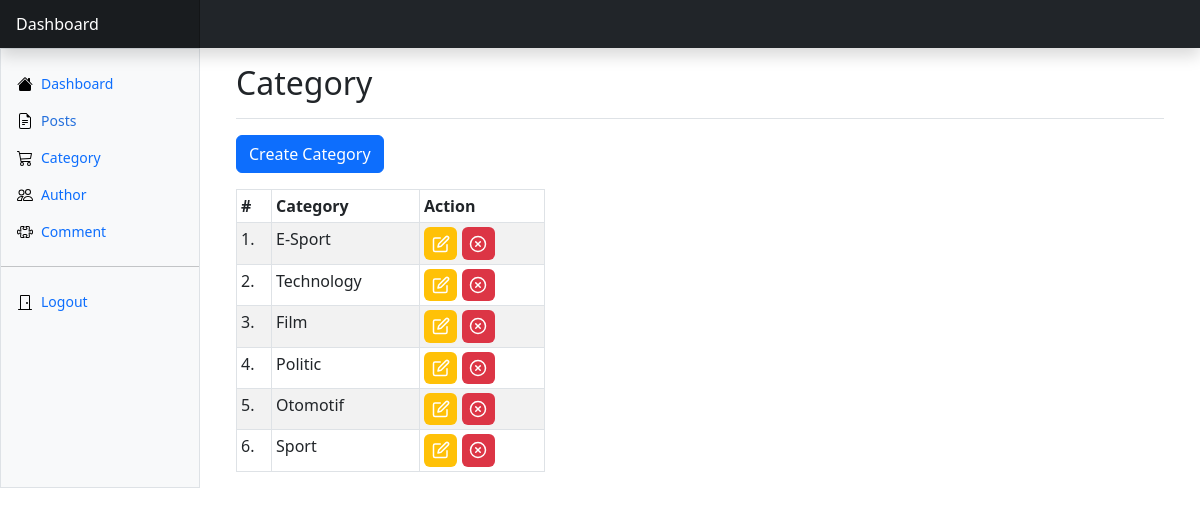
/Dashboard/category.php (signed in), run on the app's committed database.
### tables this page shows
CREATE TABLE `category` (
  `id` int(11) NOT NULL,
  `nama_category` varchar(50) NOT NULL
);

### php/functions.php (called while the page is built, shortened)
<?php
function koneksi()
{
    $conn = mysqli_connect("localhost", "root", "");
    mysqli_select_db($conn, "berita");
    return $conn;
}
function query($sql)
{
    $conn = koneksi();
    $result = mysqli_query($conn, "$sql");
    $rows = [];
    while ($row = mysqli_fetch_assoc($result)) {
        $rows[] = $row;
    }
    return $rows;
}

### Dashboard/category.php (the view, shortened to what this page needs)
<?php
require '../php/functions.php';
$category = query("SELECT id, nama_category FROM category");
?>
<!DOCTYPE html>
<html lang="en">
<head>
    <link href="https://cdn.jsdelivr.net/npm/bootstrap@5.3.2/dist/css/bootstrap.min.css" rel="stylesheet">
    <link rel="stylesheet" href="https://cdnjs.cloudflare.com/ajax/libs/twitter-bootstrap/5.2.0/css/bootstrap.min.css">
    <link rel="stylesheet" href="https://cdn.datatables.net/1.13.4/css/dataTables.bootstrap5.min.css">
    <link rel="stylesheet" href="https://cdn.jsdelivr.net/npm/bootstrap-icons@1.11.1/font/bootstrap-icons.css">
    <link href="dashboard.css" rel="stylesheet">
</head>
<body>
    <header class="navbar sticky-top bg-dark flex-md-nowrap p-0 shadow" data-bs-theme="dark">
        <a class="navbar-brand col-md-3 col-lg-2 me-0 px-3 fs-6 text-white" href="admin.php">Dashboard</a>
    </header>
    <div class="container-fluid">
        <div class="row">
            <div class="sidebar border border-right col-md-3 col-lg-2 p-0 bg-body-tertiary">
                <div class="offcanvas-md offcanvas-end bg-body-tertiary" tabindex="-1" id="sidebarMenu" aria-labelledby="sidebarMenuLabel">
                    <div class="offcanvas-body d-md-flex flex-column p-0 pt-lg-3 overflow-y-auto">
                        <ul class="nav flex-column">
                            <li class="nav-item">
                                <a class="nav-link d-flex align-items-center gap-2" aria-current="page" href="admin.php">
                                    <svg class="bi">
                                        <use xlink:href="#house-fill" />
                                    </svg>
                                    Dashboard
                                </a>
                            </li>
                            <li class="nav-item">
                                <a class="nav-link d-flex align-items-center gap-2 active" href="posts.php">
                                    <svg class="bi">
                                        <use xlink:href="#file-earmark-text" />
                                    </svg>
                                    Posts
                                </a>
                            </li>
                            <li class="nav-item">
                                <a class="nav-link d-flex align-items-center gap-2" href="category.php">
                                    <svg class="bi">
                                        <use xlink:href="#cart" />
                                    </svg>
                                    Category
                                </a>
                            </li>
                            <li class="nav-item">
                                <a class="nav-link d-flex align-items-center gap-2" href="author.php">
                                    <svg class="bi">
                                        <use xlink:href="#people" />
                                    </svg>
                                    Author
                                </a>
                            </li>
                            <li class="nav-item">
                                <a class="nav-link d-flex align-items-center gap-2" href="comment.php">
                                    <svg class="bi">
                                        <use xlink:href="#puzzle" />
                                    </svg>
                                    Comment
                                </a>
                            </li>
                        </ul>
                        <hr class="my-3">
                        <ul class="nav flex-column mb-auto">
                            <li class="nav-item">
                                <a class="nav-link d-flex align-items-center gap-2" href="logout.php">
                                    <svg class="bi">
                                        <use xlink:href="#door-closed" />
                                    </svg>
                                    Logout
                                </a>
                            </li>
                        </ul>
                    </div>
                </div>
            </div>
            <main class="col-md-9 ms-sm-auto col-lg-10 px-md-4">
                <div class="container">
                    <div class="d-flex justify-content-between flex-wrap flex-md-nowrap align-items-center pt-3 pb-2 mb-3 border-bottom">
                        <h1 class="h2">Category</h1>
                    </div>
                    <div class="table-responsive col-lg-4">
                        <a href="../php/category/create.php" class="btn btn-primary mb-3">Create Category</a>
                        <table class="table table-bordered  table-striped table-sm">
                            <thead>
                                <tr>
                                    <th scope="col">#</th>
                                    <th scope="col">Category</th>
                                    <th scope="col">Action</th>
                                </tr>
                            </thead>
                            <?php $i = 1; ?>
                            <tbody>
                                <?php foreach ($category as $categories) : ?>
                                    <tr>
                                        <td><?= $i; ?>.</td>
                                        <td><?= $categories['nama_category']; ?></td>
                                        <td>
                                            <a href="../php/category/edit.php?id=<?= $categories['id']; ?>" class="badge bg-warning"><span data-feather="edit" style="width: 18px;"></span></a>
                                            <a href="../php/category/delete.php?id=<?= $categories['id']; ?>" class="badge bg-danger" onclick="return confirm('Hapus Data?')"><span data-feather="x-circle" style="width: 18px;"></span></a>
                                        </td>
                                    </tr>
                                    <?php $i++; ?>
                                <?php endforeach; ?>
                            </tbody>
                        </table>
                    </div>
                </div>
            </main>
        </div>
    </div>
</body>
</html>

### Dashboard/dashboard.css (style rules this page uses)
.bi { display: inline-block; width: 1rem; height: 1rem; }
.sidebar .nav-link { font-size: .875rem; font-weight: 500; }
.sidebar .nav-link.active { color: #2470dc; }
.navbar-brand { padding-top: .75rem; padding-bottom: .75rem; background-color: rgba(0, 0, 0, .25); box-shadow: inset -1px 0 0 rgba(0, 0, 0, .25); }

### data on the page
category: nama_category "E-Sport"
category: nama_category "Technology"
category: nama_category "Film"
category: nama_category "Politic"
category: nama_category "Otomotif"
category: nama_category "Sport"
